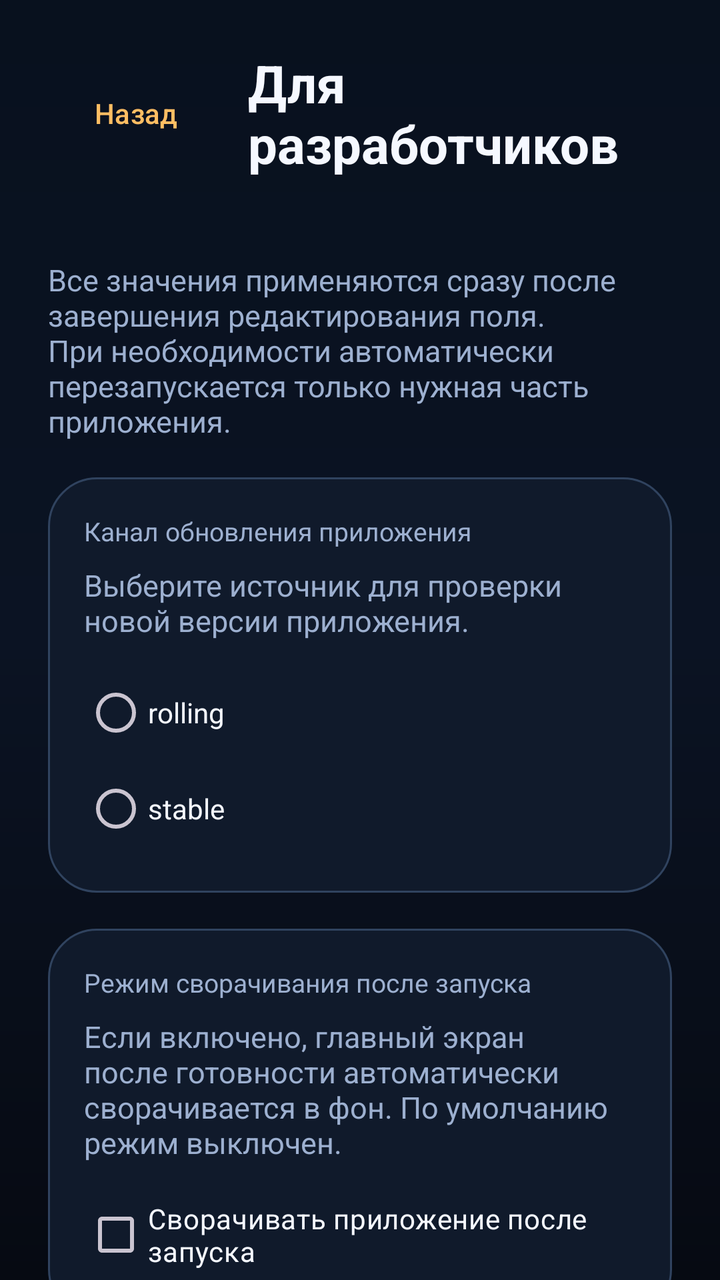
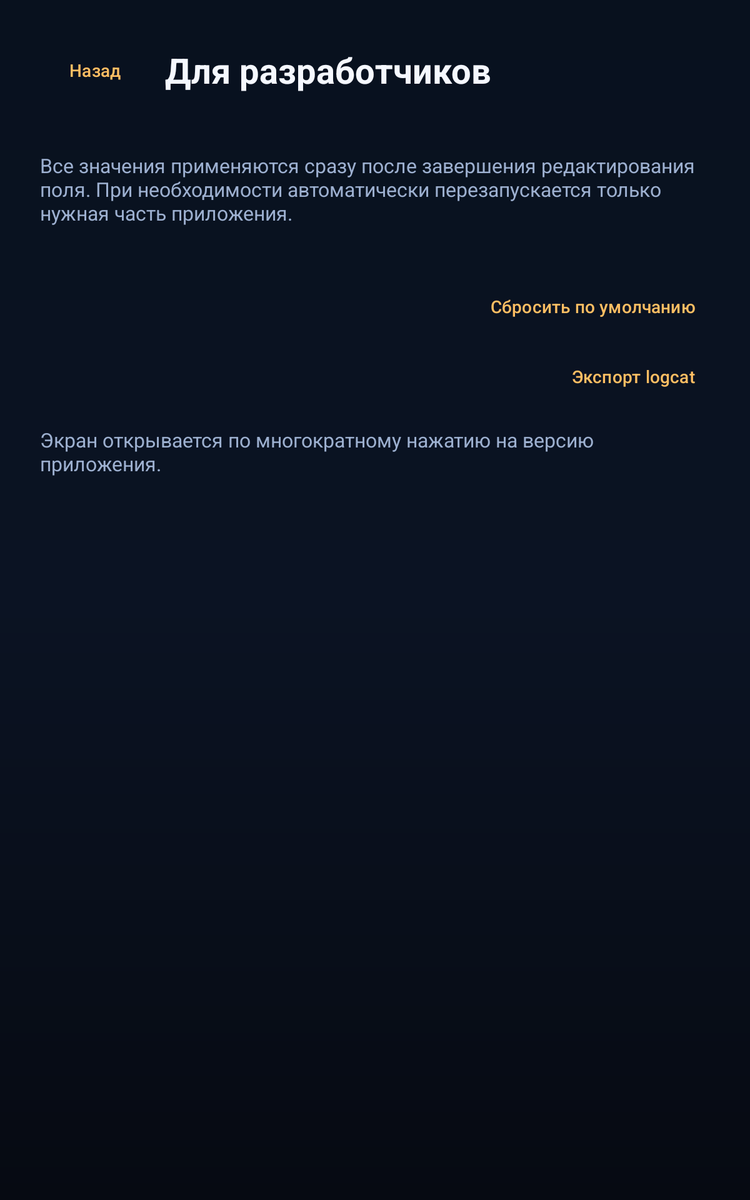

Two renders of one Android screen. The first uses the default layout on a phone; the second uses the alternative layout the repository ships for a different screen configuration, on a matching device. The two XML files are below.
<!-- AndroidManifest.xml: application theme Theme.Foric27Cluster -->
<!-- res/layout/activity_developer.xml -->
<?xml version="1.0" encoding="utf-8"?>
<androidx.coordinatorlayout.widget.CoordinatorLayout xmlns:android="http://schemas.android.com/apk/res/android"
    xmlns:app="http://schemas.android.com/apk/res-auto"
    android:layout_width="match_parent"
    android:layout_height="match_parent"
    android:background="@drawable/bg_main_gradient">

    <androidx.core.widget.NestedScrollView
        android:layout_width="match_parent"
        android:layout_height="match_parent"
        android:fillViewport="true">

        <LinearLayout
            android:layout_width="match_parent"
            android:layout_height="wrap_content"
            android:orientation="vertical"
            android:padding="@dimen/screen_content_padding">

            <LinearLayout
                android:layout_width="match_parent"
                android:layout_height="wrap_content"
                android:gravity="center_vertical"
                android:orientation="horizontal">

                <com.google.android.material.button.MaterialButton
                    android:id="@+id/backButton"
                    style="@style/Widget.Foric27Cluster.Button.Dismiss"
                    android:layout_width="wrap_content"
                    android:layout_height="wrap_content"
                    android:text="@string/developer_back" />

                <TextView
                    android:layout_width="0dp"
                    android:layout_height="wrap_content"
                    android:layout_marginStart="12dp"
                    android:layout_weight="1"
                    android:text="@string/developer_title"
                    android:textColor="@color/text_primary"
                    android:textSize="@dimen/developer_title_size"
                    android:textStyle="bold" />
            </LinearLayout>

            <TextView
                android:id="@+id/versionInfoText"
                android:layout_width="match_parent"
                android:layout_height="wrap_content"
                android:layout_marginTop="12dp"
                android:textColor="@color/text_secondary"
                android:textSize="@dimen/screen_body_size" />

            <TextView
                android:id="@+id/developerHintText"
                android:layout_width="match_parent"
                android:layout_height="wrap_content"
                android:layout_marginTop="8dp"
                android:text="@string/developer_autosave_hint"
                android:textColor="@color/text_secondary"
                android:textSize="@dimen/screen_body_size" />

            <LinearLayout
                android:layout_width="match_parent"
                android:layout_height="wrap_content"
                android:layout_marginTop="@dimen/screen_section_spacing"
                android:background="@drawable/bg_metric_card"
                android:orientation="vertical"
                android:padding="@dimen/screen_card_padding">

                <TextView
                    android:layout_width="match_parent"
                    android:layout_height="wrap_content"
                    android:text="@string/developer_update_channel_title"
                    android:textColor="@color/text_secondary"
                    android:textSize="@dimen/screen_caption_size" />

                <TextView
                    android:layout_width="match_parent"
                    android:layout_height="wrap_content"
                    android:layout_marginTop="8dp"
                    android:text="@string/developer_update_channel_hint"
                    android:textColor="@color/text_secondary"
                    android:textSize="@dimen/screen_body_size" />

                <RadioGroup
                    android:id="@+id/updateChannelRadioGroup"
                    android:layout_width="match_parent"
                    android:layout_height="wrap_content"
                    android:layout_marginTop="12dp"
                    android:orientation="vertical">

                    <RadioButton
                        android:id="@+id/updateChannelRollingRadio"
                        style="@style/Widget.Foric27Cluster.Radio.Mode"
                        android:layout_width="match_parent"
                        android:layout_height="wrap_content"
                        android:text="@string/app_update_channel_rolling"
                        android:textColor="@color/text_primary" />

                    <RadioButton
                        android:id="@+id/updateChannelStableRadio"
                        style="@style/Widget.Foric27Cluster.Radio.Mode"
                        android:layout_width="match_parent"
                        android:layout_height="wrap_content"
                        android:text="@string/app_update_channel_stable"
                        android:textColor="@color/text_primary" />
                </RadioGroup>
            </LinearLayout>

            <LinearLayout
                android:layout_width="match_parent"
                android:layout_height="wrap_content"
                android:layout_marginTop="@dimen/screen_section_spacing"
                android:background="@drawable/bg_metric_card"
                android:orientation="vertical"
                android:padding="@dimen/screen_card_padding">

                <TextView
                    android:layout_width="match_parent"
                    android:layout_height="wrap_content"
                    android:text="@string/developer_collapse_on_launch_title"
                    android:textColor="@color/text_secondary"
                    android:textSize="@dimen/screen_caption_size" />

                <TextView
                    android:layout_width="match_parent"
                    android:layout_height="wrap_content"
                    android:layout_marginTop="8dp"
                    android:text="@string/developer_collapse_on_launch_hint"
                    android:textColor="@color/text_secondary"
                    android:textSize="@dimen/screen_body_size" />

                <com.google.android.material.checkbox.MaterialCheckBox
                    android:id="@+id/collapseOnLaunchCheckbox"
                    android:layout_width="match_parent"
                    android:layout_height="wrap_content"
                    android:layout_marginTop="12dp"
                    android:text="@string/developer_collapse_on_launch_checkbox"
                    android:textColor="@color/text_primary"
                    app:useMaterialThemeColors="true" />
            </LinearLayout>

            <LinearLayout
                android:id="@+id/settingsContainer"
                android:layout_width="match_parent"
                android:layout_height="wrap_content"
                android:layout_marginTop="@dimen/screen_section_spacing"
                android:orientation="vertical" />

            <com.google.android.material.button.MaterialButton
                android:id="@+id/resetAllBtn"
                style="@style/Widget.Foric27Cluster.Button.Dismiss"
                android:layout_width="wrap_content"
                android:layout_height="wrap_content"
                android:layout_gravity="end"
                android:layout_marginTop="@dimen/screen_section_spacing"
                android:text="@string/developer_reset_all" />

            <com.google.android.material.button.MaterialButton
                android:id="@+id/exportLogcatBtn"
                style="@style/Widget.Foric27Cluster.Button.Dismiss"
                android:layout_width="wrap_content"
                android:layout_height="wrap_content"
                android:layout_gravity="end"
                android:layout_marginTop="8dp"
                android:text="@string/developer_export_logcat" />

            <com.google.android.material.button.MaterialButton
                android:id="@+id/clearLogcatBtn"
                style="@style/Widget.Foric27Cluster.Button.Dismiss"
                android:layout_width="wrap_content"
                android:layout_height="wrap_content"
                android:layout_gravity="end"
                android:layout_marginTop="8dp"
                android:text="@string/developer_clear_logcat" />

            <TextView
                android:id="@+id/developerStatusText"
                android:layout_width="match_parent"
                android:layout_height="wrap_content"
                android:layout_marginTop="16dp"
                android:paddingBottom="20dp"
                android:text="@string/developer_hint"
                android:textColor="@color/text_secondary"
                android:textSize="@dimen/screen_body_size" />

        </LinearLayout>
    </androidx.core.widget.NestedScrollView>
</androidx.coordinatorlayout.widget.CoordinatorLayout>
<!-- resources referenced by this layout -->
<resources>
  <color name="text_primary">#F5F8FF</color>
  <color name="text_secondary">#9DB0D0</color>
  <!-- from res/values-xxxhdpi/ -->
  <dimen name="developer_title_size">26sp</dimen>
  <!-- from res/values-xxxhdpi/ -->
  <dimen name="screen_body_size">15sp</dimen>
  <!-- from res/values-xxxhdpi/ -->
  <dimen name="screen_caption_size">13sp</dimen>
  <!-- from res/values-xxxhdpi/ -->
  <dimen name="screen_card_padding">18dp</dimen>
  <!-- from res/values-xxxhdpi/ -->
  <dimen name="screen_content_padding">24dp</dimen>
  <!-- from res/values-xxxhdpi/ -->
  <dimen name="screen_section_spacing">18dp</dimen>
  <!-- drawable bg_main_gradient (drawable) -->
  <?xml version="1.0" encoding="utf-8"?>
  <shape xmlns:android="http://schemas.android.com/apk/res/android" android:shape="rectangle">
      <gradient
          android:angle="270"
          android:startColor="#08111E"
          android:centerColor="#0B1323"
          android:endColor="#060A12" />
  </shape>
  <!-- drawable bg_metric_card (drawable) -->
  <?xml version="1.0" encoding="utf-8"?>
  <shape xmlns:android="http://schemas.android.com/apk/res/android" android:shape="rectangle">
      <corners android:radius="24dp" />
      <solid android:color="#101A2B" />
      <stroke
          android:width="1dp"
          android:color="@color/surface_line_soft" />
  </shape>
  <string name="app_update_channel_rolling">rolling</string>
  <string name="app_update_channel_stable">stable</string>
  <string name="developer_autosave_hint">Все значения применяются сразу после завершения редактирования поля. При необходимости автоматически перезапускается только нужная часть приложения.</string>
  <string name="developer_back">Назад</string>
  <string name="developer_clear_logcat">Очистить logcat</string>
  <string name="developer_collapse_on_launch_checkbox">Сворачивать приложение после запуска</string>
  <string name="developer_collapse_on_launch_hint">Если включено, главный экран после готовности автоматически сворачивается в фон. По умолчанию режим выключен.</string>
  <string name="developer_collapse_on_launch_title">Режим сворачивания после запуска</string>
  <string name="developer_export_logcat">Экспорт logcat</string>
  <string name="developer_hint">Экран открывается по многократному нажатию на версию приложения.</string>
  <string name="developer_reset_all">Сбросить по умолчанию</string>
  <string name="developer_title">Для разработчиков</string>
  <string name="developer_update_channel_hint">Выберите источник для проверки новой версии приложения.</string>
  <string name="developer_update_channel_title">Канал обновления приложения</string>
  <style name="Widget.Foric27Cluster.Button.Dismiss" parent="Widget.Material3.Button.TextButton">
          <item name="android:textColor">@color/warning</item>
          <item name="cornerRadius">18dp</item>
      </style>
  <style name="Widget.Foric27Cluster.Radio.Mode" parent="@android:style/Widget.CompoundButton.RadioButton">
          <item name="android:textColor">@color/text_primary</item>
          <item name="android:buttonTint">@color/secondary</item>
          <item name="android:drawableTint">@color/primary</item>
          <item name="android:minHeight">48dp</item>
          <item name="android:gravity">center_vertical</item>
      </style>
  <color name="surface_line_soft">#30435F</color>
  <color name="warning">#FFBE63</color>
  <color name="secondary">#89A8FF</color>
  <color name="primary">#42F4DB</color>
  <color name="on_primary">#041517</color>
  <color name="on_secondary">#081220</color>
  <color name="background_dark">#070B14</color>
  <style name="ThemeOverlay.Foric27Cluster.MaterialAlertDialog" parent="ThemeOverlay.Material3.MaterialAlertDialog" />
  <!-- some entries are left out for length -->
</resources>
<!-- res/layout-sw600dp/activity_developer.xml (the repository's variant of the layout above) -->
<!-- drawn on a 7-inch tablet held upright -->
<?xml version="1.0" encoding="utf-8"?>
<androidx.coordinatorlayout.widget.CoordinatorLayout xmlns:android="http://schemas.android.com/apk/res/android"
    xmlns:app="http://schemas.android.com/apk/res-auto"
    android:layout_width="match_parent"
    android:layout_height="match_parent"
    android:background="@drawable/bg_main_gradient">

    <androidx.core.widget.NestedScrollView
        android:layout_width="match_parent"
        android:layout_height="match_parent"
        android:fillViewport="true">

        <LinearLayout
            android:layout_width="match_parent"
            android:layout_height="wrap_content"
            android:orientation="vertical"
            android:padding="@dimen/screen_content_padding">

            <LinearLayout
                android:layout_width="match_parent"
                android:layout_height="wrap_content"
                android:gravity="center_vertical"
                android:orientation="horizontal">

                <com.google.android.material.button.MaterialButton
                    android:id="@+id/backButton"
                    style="@style/Widget.Foric27Cluster.Button.Dismiss"
                    android:layout_width="wrap_content"
                    android:layout_height="wrap_content"
                    android:text="@string/developer_back" />

                <TextView
                    android:layout_width="0dp"
                    android:layout_height="wrap_content"
                    android:layout_marginStart="12dp"
                    android:layout_weight="1"
                    android:text="@string/developer_title"
                    android:textColor="@color/text_primary"
                    android:textSize="@dimen/developer_title_size"
                    android:textStyle="bold" />
            </LinearLayout>

            <TextView
                android:id="@+id/versionInfoText"
                android:layout_width="match_parent"
                android:layout_height="wrap_content"
                android:layout_marginTop="12dp"
                android:textColor="@color/text_secondary"
                android:textSize="@dimen/screen_body_size" />

            <TextView
                android:id="@+id/developerHintText"
                android:layout_width="match_parent"
                android:layout_height="wrap_content"
                android:layout_marginTop="8dp"
                android:text="@string/developer_autosave_hint"
                android:textColor="@color/text_secondary"
                android:textSize="@dimen/screen_body_size" />

            <LinearLayout
                android:id="@+id/settingsContainer"
                android:layout_width="match_parent"
                android:layout_height="wrap_content"
                android:layout_marginTop="@dimen/screen_section_spacing"
                android:orientation="vertical" />

            <com.google.android.material.button.MaterialButton
                android:id="@+id/resetAllBtn"
                style="@style/Widget.Foric27Cluster.Button.Dismiss"
                android:layout_width="wrap_content"
                android:layout_height="wrap_content"
                android:layout_gravity="end"
                android:layout_marginTop="@dimen/screen_section_spacing"
                android:text="@string/developer_reset_all" />

            <com.google.android.material.button.MaterialButton
                android:id="@+id/exportLogcatBtn"
                style="@style/Widget.Foric27Cluster.Button.Dismiss"
                android:layout_width="wrap_content"
                android:layout_height="wrap_content"
                android:layout_gravity="end"
                android:layout_marginTop="8dp"
                android:text="@string/developer_export_logcat" />

            <TextView
                android:id="@+id/developerStatusText"
                android:layout_width="match_parent"
                android:layout_height="wrap_content"
                android:layout_marginTop="16dp"
                android:paddingBottom="20dp"
                android:text="@string/developer_hint"
                android:textColor="@color/text_secondary"
                android:textSize="@dimen/screen_body_size" />

        </LinearLayout>
    </androidx.core.widget.NestedScrollView>
</androidx.coordinatorlayout.widget.CoordinatorLayout>
<!-- resources referenced by the variant -->
<!-- as a 7-inch tablet held upright resolves them -->
<resources>
  <color name="text_primary">#F5F8FF</color>
  <color name="text_secondary">#9DB0D0</color>
  <!-- from res/values-sw600dp/ -->
  <dimen name="developer_title_size">28sp</dimen>
  <!-- from res/values-sw600dp/ -->
  <dimen name="screen_body_size">16sp</dimen>
  <!-- from res/values-sw600dp/ -->
  <dimen name="screen_content_padding">32dp</dimen>
  <!-- from res/values-sw600dp/ -->
  <dimen name="screen_section_spacing">20dp</dimen>
  <!-- drawable bg_main_gradient (drawable) -->
  <?xml version="1.0" encoding="utf-8"?>
  <shape xmlns:android="http://schemas.android.com/apk/res/android" android:shape="rectangle">
      <gradient
          android:angle="270"
          android:startColor="#08111E"
          android:centerColor="#0B1323"
          android:endColor="#060A12" />
  </shape>
  <string name="developer_autosave_hint">Все значения применяются сразу после завершения редактирования поля. При необходимости автоматически перезапускается только нужная часть приложения.</string>
  <string name="developer_back">Назад</string>
  <string name="developer_export_logcat">Экспорт logcat</string>
  <string name="developer_hint">Экран открывается по многократному нажатию на версию приложения.</string>
  <string name="developer_reset_all">Сбросить по умолчанию</string>
  <string name="developer_title">Для разработчиков</string>
  <style name="Widget.Foric27Cluster.Button.Dismiss" parent="Widget.Material3.Button.TextButton">
          <item name="android:textColor">@color/warning</item>
          <item name="cornerRadius">18dp</item>
      </style>
  <style name="Theme.Foric27Cluster" parent="Theme.Material3.Dark.NoActionBar">
          <item name="colorPrimary">@color/primary</item>
          <item name="colorOnPrimary">@color/on_primary</item>
          <item name="colorSecondary">@color/secondary</item>
          <item name="colorOnSecondary">@color/on_secondary</item>
          <item name="android:statusBarColor">@color/background_dark</item>
          <item name="android:navigationBarColor">@color/background_dark</item>
          <item name="android:windowBackground">@color/background_dark</item>
          <item name="materialAlertDialogTheme">@style/ThemeOverlay.Foric27Cluster.MaterialAlertDialog</item>
      </style>
  <color name="warning">#FFBE63</color>
  <color name="primary">#42F4DB</color>
  <color name="on_primary">#041517</color>
  <color name="secondary">#89A8FF</color>
  <color name="on_secondary">#081220</color>
  <color name="background_dark">#070B14</color>
  <style name="ThemeOverlay.Foric27Cluster.MaterialAlertDialog" parent="ThemeOverlay.Material3.MaterialAlertDialog" />
</resources>
